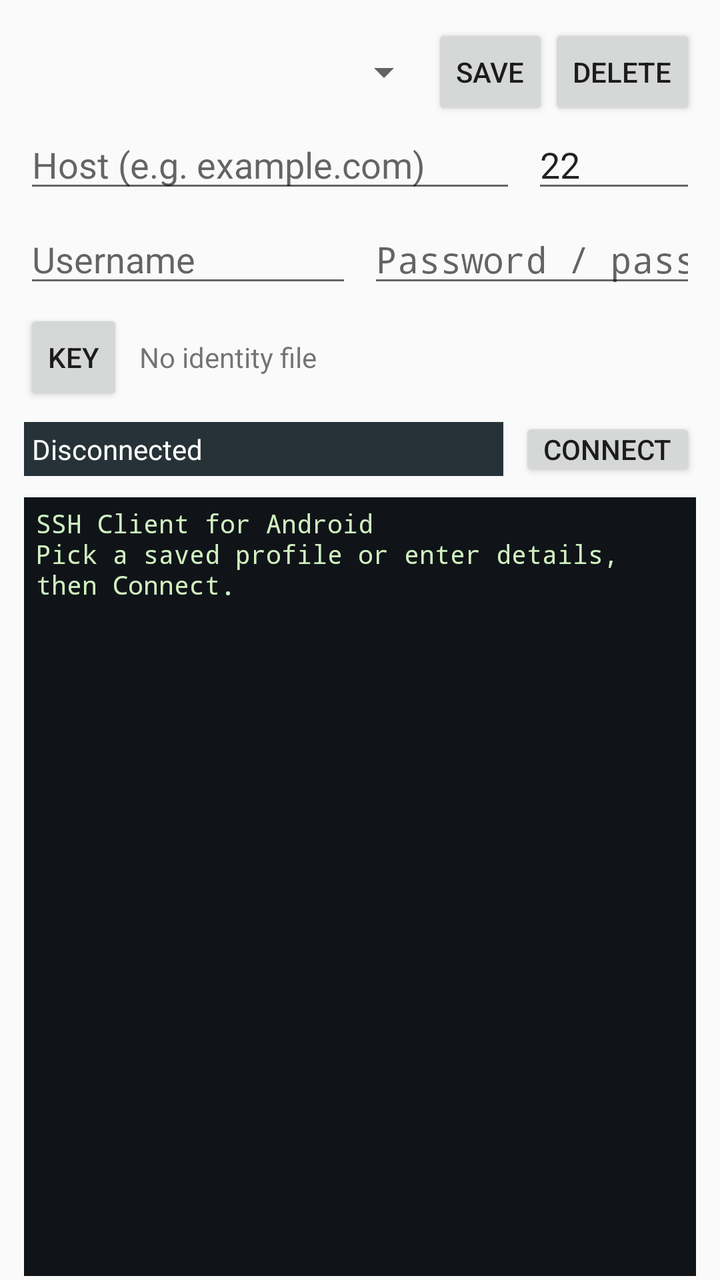
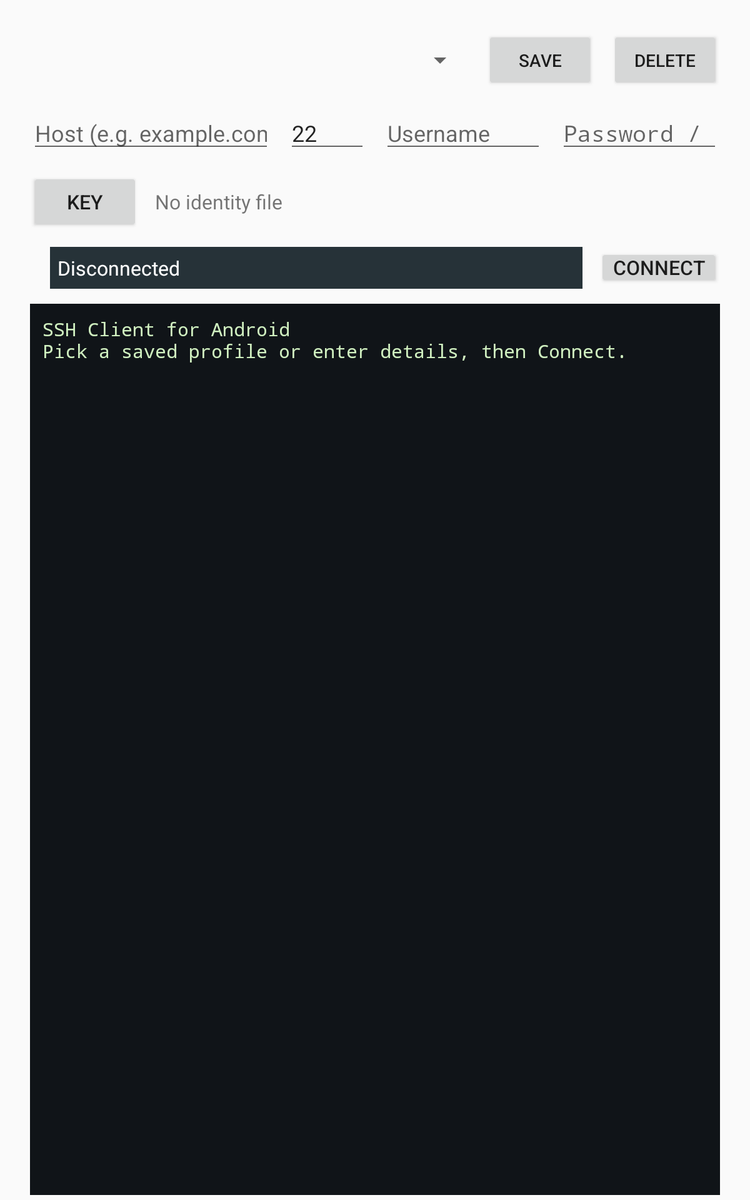

Compare how this app lays out the same screen by default and in its alternative resource folder. The renders come first, then the two layout files and the values they reference.
<!-- AndroidManifest.xml: application theme android:Theme.Material.Light.NoActionBar -->
<!-- res/layout/activity_main.xml -->
<?xml version="1.0" encoding="utf-8"?>
<LinearLayout xmlns:android="http://schemas.android.com/apk/res/android"
    android:layout_width="match_parent"
    android:layout_height="match_parent"
    android:orientation="vertical"
    android:paddingTop="12dp"
    android:paddingStart="12dp"
    android:paddingEnd="12dp"
    android:paddingBottom="@dimen/root_bottom_padding"
    android:fitsSystemWindows="true">

    <LinearLayout
        android:id="@+id/panelConnection"
        android:layout_width="match_parent"
        android:layout_height="wrap_content"
        android:orientation="vertical">

        
        <LinearLayout
            android:layout_width="match_parent"
            android:layout_height="wrap_content"
            android:orientation="horizontal"
            android:gravity="center_vertical">

            <Spinner
                android:id="@+id/spinnerProfiles"
                android:layout_width="0dp"
                android:layout_height="wrap_content"
                android:layout_weight="1" />

            <Button
                android:id="@+id/btnSave"
                style="?android:attr/buttonStyleSmall"
                android:layout_width="wrap_content"
                android:layout_height="wrap_content"
                android:text="@string/action_save" />

            <Button
                android:id="@+id/btnDelete"
                style="?android:attr/buttonStyleSmall"
                android:layout_width="wrap_content"
                android:layout_height="wrap_content"
                android:text="@string/action_delete" />
        </LinearLayout>

        
        <LinearLayout
            android:layout_width="match_parent"
            android:layout_height="wrap_content"
            android:orientation="horizontal">

            <EditText
                android:id="@+id/editHost"
                android:layout_width="0dp"
                android:layout_height="wrap_content"
                android:layout_weight="3"
                android:hint="@string/hint_host"
                android:inputType="textUri"
                android:imeOptions="actionNext"
                android:singleLine="true" />

            <EditText
                android:id="@+id/editPort"
                android:layout_width="0dp"
                android:layout_height="wrap_content"
                android:layout_weight="1"
                android:layout_marginStart="8dp"
                android:hint="@string/hint_port"
                android:text="22"
                android:inputType="number"
                android:singleLine="true"
                android:imeOptions="actionNext" />
        </LinearLayout>

        <LinearLayout
            android:layout_width="match_parent"
            android:layout_height="wrap_content"
            android:layout_marginTop="6dp"
            android:orientation="horizontal">

            <EditText
                android:id="@+id/editUser"
                android:layout_width="0dp"
                android:layout_height="wrap_content"
                android:layout_weight="1"
                android:hint="@string/hint_user"
                android:inputType="text"
                android:singleLine="true"
                android:imeOptions="actionNext"
                android:autofillHints="username" />

            <EditText
                android:id="@+id/editPassword"
                android:layout_width="0dp"
                android:layout_height="wrap_content"
                android:layout_weight="1"
                android:layout_marginStart="8dp"
                android:hint="@string/hint_password"
                android:inputType="textPassword"
                android:singleLine="true"
                android:imeOptions="actionDone"
                android:autofillHints="password" />
        </LinearLayout>

        
        <LinearLayout
            android:layout_width="match_parent"
            android:layout_height="wrap_content"
            android:layout_marginTop="6dp"
            android:orientation="horizontal"
            android:gravity="center_vertical">

            <Button
                android:id="@+id/btnImportKey"
                style="?android:attr/buttonStyleSmall"
                android:layout_width="wrap_content"
                android:layout_height="wrap_content"
                android:text="@string/action_import_key" />

            <TextView
                android:id="@+id/txtIdentity"
                android:layout_width="0dp"
                android:layout_height="wrap_content"
                android:layout_weight="1"
                android:layout_marginStart="8dp"
                android:text="@string/identity_none"
                android:singleLine="true"
                android:ellipsize="middle" />
        </LinearLayout>
    </LinearLayout>

    <LinearLayout
        android:layout_width="match_parent"
        android:layout_height="wrap_content"
        android:layout_marginTop="6dp"
        android:orientation="horizontal"
        android:gravity="center_vertical">

        <TextView
            android:id="@+id/txtStatus"
            android:layout_width="0dp"
            android:layout_height="wrap_content"
            android:layout_weight="1"
            android:padding="@dimen/status_bar_padding"
            android:background="@color/status_bar"
            android:textColor="@color/status_text"
            android:text="@string/status_disconnected"
            android:singleLine="true"
            android:ellipsize="end" />

        <Button
            android:id="@+id/btnConnect"
            style="@style/KeyToolbarButton"
            android:layout_width="wrap_content"
            android:layout_height="wrap_content"
            android:layout_marginStart="8dp"
            android:text="@string/action_connect" />
    </LinearLayout>

    
    <include layout="@layout/key_toolbar" />

    
    <ScrollView
        android:id="@+id/scrollOutput"
        android:layout_width="match_parent"
        android:layout_height="0dp"
        android:layout_weight="1"
        android:layout_marginTop="8dp"
        android:background="@color/terminal_bg"
        android:padding="6dp"
        android:scrollbars="vertical"
        android:fillViewport="true">

        <EditText
            android:id="@+id/txtOutput"
            android:layout_width="match_parent"
            android:layout_height="wrap_content"
            android:background="@null"
            android:fontFamily="monospace"
            android:includeFontPadding="false"
            android:textColor="@color/terminal_fg"
            android:textSize="13sp"
            android:gravity="top"
            android:inputType="textMultiLine|textNoSuggestions|textVisiblePassword"
            android:imeOptions="actionNone|flagNoExtractUi"
            android:enabled="false"
            android:text="@string/welcome_banner" />
    </ScrollView>
</LinearLayout>
<!-- res/layout/key_toolbar.xml (included above) -->
<?xml version="1.0" encoding="utf-8"?>
<HorizontalScrollView xmlns:android="http://schemas.android.com/apk/res/android"
    android:id="@+id/keyToolbar"
    android:layout_width="match_parent"
    android:layout_height="wrap_content"
    android:visibility="gone"
    android:scrollbars="none">

    <LinearLayout
        android:layout_width="wrap_content"
        android:layout_height="wrap_content"
        android:orientation="horizontal">

        <Button android:id="@+id/keyEsc" style="@style/KeyToolbarButton" android:layout_width="wrap_content" android:layout_height="wrap_content" android:text="@string/key_esc" />
        <Button android:id="@+id/keyTab" style="@style/KeyToolbarButton" android:layout_width="wrap_content" android:layout_height="wrap_content" android:text="@string/key_tab" />
        <Button android:id="@+id/keyCtrlC" style="@style/KeyToolbarButton" android:layout_width="wrap_content" android:layout_height="wrap_content" android:text="@string/key_ctrl_c" />
        <Button android:id="@+id/keyCtrlD" style="@style/KeyToolbarButton" android:layout_width="wrap_content" android:layout_height="wrap_content" android:text="@string/key_ctrl_d" />
        <Button android:id="@+id/keyUp" style="@style/KeyToolbarButton" android:layout_width="wrap_content" android:layout_height="wrap_content" android:text="@string/key_up" />
        <Button android:id="@+id/keyDown" style="@style/KeyToolbarButton" android:layout_width="wrap_content" android:layout_height="wrap_content" android:text="@string/key_down" />
        <Button android:id="@+id/keyLeft" style="@style/KeyToolbarButton" android:layout_width="wrap_content" android:layout_height="wrap_content" android:text="@string/key_left" />
        <Button android:id="@+id/keyRight" style="@style/KeyToolbarButton" android:layout_width="wrap_content" android:layout_height="wrap_content" android:text="@string/key_right" />
        <Button android:id="@+id/keyCtrlA" style="@style/KeyToolbarButton" android:layout_width="wrap_content" android:layout_height="wrap_content" android:text="@string/key_ctrl_a" />
        <Button android:id="@+id/keyCtrlE" style="@style/KeyToolbarButton" android:layout_width="wrap_content" android:layout_height="wrap_content" android:text="@string/key_ctrl_e" />
        <Button android:id="@+id/keyCtrlB" style="@style/KeyToolbarButton" android:layout_width="wrap_content" android:layout_height="wrap_content" android:text="@string/key_ctrl_b" />
        <Button android:id="@+id/keyCtrlZ" style="@style/KeyToolbarButton" android:layout_width="wrap_content" android:layout_height="wrap_content" android:text="@string/key_ctrl_z" />
        <Button android:id="@+id/keyFontUp" style="@style/KeyToolbarButton" android:layout_width="wrap_content" android:layout_height="wrap_content" android:text="@string/key_font_up" />
        <Button android:id="@+id/keyFontDown" style="@style/KeyToolbarButton" android:layout_width="wrap_content" android:layout_height="wrap_content" android:text="@string/key_font_down" />
    </LinearLayout>
</HorizontalScrollView>
<!-- resources referenced by this layout -->
<resources>
  <color name="status_bar">#FF263238</color>
  <color name="status_text">#FFFFFFFF</color>
  <color name="terminal_bg">#FF101418</color>
  <color name="terminal_fg">#FFD0F0C0</color>
  <dimen name="root_bottom_padding">2dp</dimen>
  <dimen name="status_bar_padding">4dp</dimen>
  <string name="action_connect">Connect</string>
  <string name="action_delete">Delete</string>
  <string name="action_import_key">Key</string>
  <string name="action_save">Save</string>
  <string name="hint_host">Host (e.g. example.com)</string>
  <string name="hint_password">Password / passphrase</string>
  <string name="hint_port">Port</string>
  <string name="hint_user">Username</string>
  <string name="identity_none">No identity file</string>
  <string name="key_ctrl_a">Ctrl+A</string>
  <string name="key_ctrl_b">Ctrl+B</string>
  <string name="key_ctrl_c">Ctrl+C</string>
  <string name="key_ctrl_d">Ctrl+D</string>
  <string name="key_ctrl_e">Ctrl+E</string>
  <string name="key_ctrl_z">Ctrl+Z</string>
  <string name="key_down">▼</string>
  <string name="key_esc">ESC</string>
  <string name="key_font_down">A-</string>
  <string name="key_font_up">A+</string>
  <string name="key_left">◀</string>
  <string name="key_right">▶</string>
  <string name="key_tab">TAB</string>
  <string name="key_up">▲</string>
  <string name="status_disconnected">Disconnected</string>
  <string name="welcome_banner">SSH Client for Android\nPick a saved profile or enter details, then Connect.</string>
  <style name="KeyToolbarButton" parent="android:Widget.Material.Button.Small">
          <item name="android:minHeight">@dimen/chrome_button_min_height</item>
          <item name="android:minWidth">0dp</item>
          <item name="android:paddingTop">@dimen/chrome_button_vertical_padding</item>
          <item name="android:paddingBottom">@dimen/chrome_button_vertical_padding</item>
      </style>
  <dimen name="chrome_button_min_height">32dp</dimen>
  <dimen name="chrome_button_vertical_padding">4dp</dimen>
</resources>
<!-- res/layout-sw600dp/activity_main.xml (the repository's variant of the layout above) -->
<!-- drawn on a 7-inch tablet held upright -->
<?xml version="1.0" encoding="utf-8"?>
<LinearLayout xmlns:android="http://schemas.android.com/apk/res/android"
    android:layout_width="match_parent"
    android:layout_height="match_parent"
    android:orientation="vertical"
    android:paddingTop="24dp"
    android:paddingStart="24dp"
    android:paddingEnd="24dp"
    android:paddingBottom="@dimen/root_bottom_padding"
    android:fitsSystemWindows="true">

    <LinearLayout
        android:id="@+id/panelConnection"
        android:layout_width="match_parent"
        android:layout_height="wrap_content"
        android:orientation="vertical">

        <LinearLayout
            android:layout_width="match_parent"
            android:layout_height="wrap_content"
            android:orientation="horizontal"
            android:gravity="center_vertical">

            <Spinner
                android:id="@+id/spinnerProfiles"
                android:layout_width="0dp"
                android:layout_height="wrap_content"
                android:layout_weight="2" />

            <Button android:id="@+id/btnSave" android:layout_width="wrap_content" android:layout_height="wrap_content" android:layout_marginStart="12dp" android:text="@string/action_save" />
            <Button android:id="@+id/btnDelete" android:layout_width="wrap_content" android:layout_height="wrap_content" android:layout_marginStart="12dp" android:text="@string/action_delete" />
        </LinearLayout>

        <LinearLayout
            android:layout_width="match_parent"
            android:layout_height="wrap_content"
            android:layout_marginTop="12dp"
            android:orientation="horizontal">

            <EditText
                android:id="@+id/editHost"
                android:layout_width="0dp"
                android:layout_height="wrap_content"
                android:layout_weight="3"
                android:hint="@string/hint_host"
                android:textSize="18sp"
                android:inputType="textUri"
                android:imeOptions="actionNext"
                android:singleLine="true" />

            <EditText
                android:id="@+id/editPort"
                android:layout_width="0dp"
                android:layout_height="wrap_content"
                android:layout_weight="1"
                android:layout_marginStart="12dp"
                android:hint="@string/hint_port"
                android:text="22"
                android:textSize="18sp"
                android:inputType="number"
                android:singleLine="true"
                android:imeOptions="actionNext" />

            <EditText
                android:id="@+id/editUser"
                android:layout_width="0dp"
                android:layout_height="wrap_content"
                android:layout_weight="2"
                android:layout_marginStart="12dp"
                android:hint="@string/hint_user"
                android:textSize="18sp"
                android:inputType="text"
                android:singleLine="true"
                android:imeOptions="actionNext"
                android:autofillHints="username" />

            <EditText
                android:id="@+id/editPassword"
                android:layout_width="0dp"
                android:layout_height="wrap_content"
                android:layout_weight="2"
                android:layout_marginStart="12dp"
                android:hint="@string/hint_password"
                android:textSize="18sp"
                android:inputType="textPassword"
                android:singleLine="true"
                android:imeOptions="actionDone"
                android:autofillHints="password" />
        </LinearLayout>

        <LinearLayout
            android:layout_width="match_parent"
            android:layout_height="wrap_content"
            android:layout_marginTop="12dp"
            android:orientation="horizontal"
            android:gravity="center_vertical">

            <Button android:id="@+id/btnImportKey" android:layout_width="wrap_content" android:layout_height="wrap_content" android:textSize="16sp" android:text="@string/action_import_key" />

            <TextView
                android:id="@+id/txtIdentity"
                android:layout_width="0dp"
                android:layout_height="wrap_content"
                android:layout_weight="1"
                android:layout_marginStart="12dp"
                android:textSize="16sp"
                android:text="@string/identity_none"
                android:singleLine="true"
                android:ellipsize="middle" />
        </LinearLayout>
    </LinearLayout>

    <LinearLayout
        android:layout_width="match_parent"
        android:layout_height="wrap_content"
        android:layout_marginTop="12dp"
        android:orientation="horizontal"
        android:gravity="center_vertical">

        <TextView
            android:id="@+id/txtStatus"
            android:layout_width="0dp"
            android:layout_height="wrap_content"
            android:layout_weight="2"
            android:layout_marginStart="16dp"
            android:padding="@dimen/status_bar_padding"
            android:background="@color/status_bar"
            android:textColor="@color/status_text"
            android:textSize="16sp"
            android:text="@string/status_disconnected"
            android:singleLine="true"
            android:ellipsize="end" />

        <Button android:id="@+id/btnConnect" style="@style/KeyToolbarButton" android:layout_width="wrap_content" android:layout_height="wrap_content" android:layout_marginStart="12dp" android:textSize="16sp" android:text="@string/action_connect" />
    </LinearLayout>

    <include layout="@layout/key_toolbar" />

    <ScrollView
        android:id="@+id/scrollOutput"
        android:layout_width="match_parent"
        android:layout_height="0dp"
        android:layout_weight="1"
        android:layout_marginTop="12dp"
        android:background="@color/terminal_bg"
        android:padding="10dp"
        android:scrollbars="vertical"
        android:fillViewport="true">

        <EditText
            android:id="@+id/txtOutput"
            android:layout_width="match_parent"
            android:layout_height="wrap_content"
            android:background="@null"
            android:fontFamily="monospace"
            android:textColor="@color/terminal_fg"
            android:textSize="15sp"
            android:gravity="top"
            android:inputType="textMultiLine|textNoSuggestions|textVisiblePassword"
            android:imeOptions="actionNone|flagNoExtractUi"
            android:enabled="false"
            android:text="@string/welcome_banner" />
    </ScrollView>
</LinearLayout>
<!-- resources referenced by the variant -->
<!-- as a 7-inch tablet held upright resolves them -->
<resources>
  <color name="status_bar">#FF263238</color>
  <color name="status_text">#FFFFFFFF</color>
  <color name="terminal_bg">#FF101418</color>
  <color name="terminal_fg">#FFD0F0C0</color>
  <!-- from res/values-sw600dp/ -->
  <dimen name="root_bottom_padding">4dp</dimen>
  <!-- from res/values-sw600dp/ -->
  <dimen name="status_bar_padding">6dp</dimen>
  <string name="action_connect">Connect</string>
  <string name="action_delete">Delete</string>
  <string name="action_import_key">Key</string>
  <string name="action_save">Save</string>
  <string name="hint_host">Host (e.g. example.com)</string>
  <string name="hint_password">Password / passphrase</string>
  <string name="hint_port">Port</string>
  <string name="hint_user">Username</string>
  <string name="identity_none">No identity file</string>
  <string name="key_ctrl_a">Ctrl+A</string>
  <string name="key_ctrl_b">Ctrl+B</string>
  <string name="key_ctrl_c">Ctrl+C</string>
  <string name="key_ctrl_d">Ctrl+D</string>
  <string name="key_ctrl_e">Ctrl+E</string>
  <string name="key_ctrl_z">Ctrl+Z</string>
  <string name="key_down">▼</string>
  <string name="key_esc">ESC</string>
  <string name="key_font_down">A-</string>
  <string name="key_font_up">A+</string>
  <string name="key_left">◀</string>
  <string name="key_right">▶</string>
  <string name="key_tab">TAB</string>
  <string name="key_up">▲</string>
  <string name="status_disconnected">Disconnected</string>
  <string name="welcome_banner">SSH Client for Android\nPick a saved profile or enter details, then Connect.</string>
  <style name="KeyToolbarButton" parent="android:Widget.Material.Button.Small">
          <item name="android:minHeight">@dimen/chrome_button_min_height</item>
          <item name="android:minWidth">0dp</item>
          <item name="android:paddingTop">@dimen/chrome_button_vertical_padding</item>
          <item name="android:paddingBottom">@dimen/chrome_button_vertical_padding</item>
      </style>
  <dimen name="chrome_button_min_height">32dp</dimen>
  <dimen name="chrome_button_vertical_padding">4dp</dimen>
</resources>
